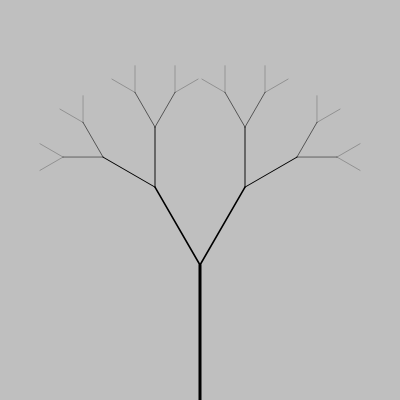
Frame 1 (no input)
Frame 60 (no input): identical to frame 1, image omitted
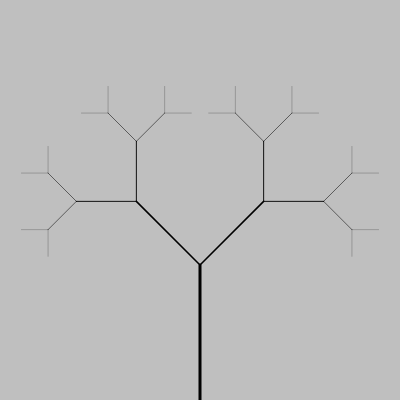
Frame 120 (the mouse pressed at the canvas centre since frame 60)

The p5.js sketch that drew these frames (run headless with seeded random() and noise() and a simulated clock; from frame 60 on, the mouse is pressed at the canvas centre):

// p5.js sketch
// ── sketch.js
var l;
var a = 0;

function setup()
{
	createCanvas(400, 400);
	background(191);

	l = floor(random(100, 150));
}

function draw()
{
	background(191);

	translate(width/2, height);
	strokeWeight(3);
	line(0, 0, 0, -l);
	translate(0, -l);

	a = map(mouseX, 0, width, PI/6, PI/3);

	branch(l);
}


function branch(len)
{
	len *= 2/3;

	if (len < 20) return;

	push();
	rotate(a);
	var t = map(len, 21, l, 0.1, 2.5);
	strokeWeight(t);
	line(0, 0, 0, -len);
	translate(0, -len);
	branch(len);
	pop();

	push();
	rotate(-a);
	t = map(len, 21, l, 0.1, 2.5);
	strokeWeight(t);
	line(0, 0, 0, -len);
	translate(0, -len);
	branch(len);
	pop();	
	
}
